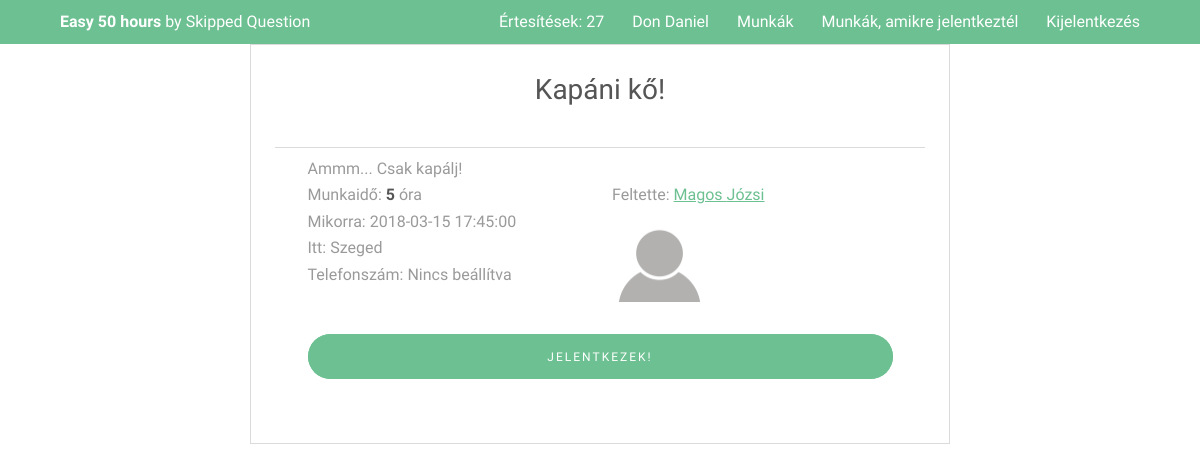
/Job.php?id=16 (signed in), run on the app's committed database.
### tables this page shows
CREATE TABLE IF NOT EXISTS `felhasznalok` (
  `id` int(11) NOT NULL AUTO_INCREMENT,
  `keresztnev` varchar(255) NOT NULL,
  `vezeteknev` varchar(255) NOT NULL,
  `email` varchar(255) NOT NULL,
  `jelszo` varchar(255) NOT NULL,
  `email_megerosito` varchar(255) NOT NULL,
  `profil_kep_allapot` int(11) NOT NULL DEFAULT '0',
  `felhasznalo_tipus` tinyint(4) NOT NULL,
  `telefonszam` varchar(50) DEFAULT NULL,
  `facebook_id` varchar(255) DEFAULT NULL,
  `bemutatkozas` text,
  `iskola_id` int(11) DEFAULT NULL,
  `diakigazolvany_szam` varchar(255) DEFAULT NULL,
  `oraszam` int(11) DEFAULT NULL,
  PRIMARY KEY (`id`),
  KEY `iskola_id` (`iskola_id`)
);

CREATE TABLE IF NOT EXISTS `ajanlatok` (
  `id` int(11) NOT NULL AUTO_INCREMENT,
  `munkaado_id` int(11) NOT NULL,
  `felajanlott_oraszam` int(11) NOT NULL,
  `cim` varchar(255) NOT NULL,
  `leiras` text NOT NULL,
  `helyszin` varchar(500) NOT NULL,
  `feltoltve` datetime DEFAULT NULL,
  `munka_idopont` datetime DEFAULT NULL,
  `lejart` tinyint(1) NOT NULL DEFAULT '0',
  `elvegzett` tinyint(1) NOT NULL DEFAULT '0',
  PRIMARY KEY (`id`),
  KEY `munkaado_id` (`munkaado_id`)
);

### Classes/Dbh.php (called while the page is built, shortened)
<?php
class Dbh{
    public function connect(){
        $this->dbServername = "localhost";
        $this->dbUsername = "root";
        $this->password = "";
        $this->dbName = "code4good";
        $this->charset = "utf8mb4";
        try{
        $dsn = 'mysql:host='.$this->dbServername.';dbname='.$this->dbName.';charset='.$this->charset;
        $pdo = new PDO($dsn , $this->dbUsername , $this->password);
        $pdo->setAttribute(PDO::ATTR_ERRMODE, PDO::ERRMODE_EXCEPTION);
        return $pdo;
        }
        catch(PDOException $e){
            echo 'Connection failed: '.$e->getMessage();
        }
    }
}

### Classes/Person.php (called while the page is built, shortened)
<?php
abstract class Person extends Dbh{
    public $id;
    public $hasProfileImage;
    public function setId($id){
        $this->id = $id;
    }
    public function setFirstName($firstName){
        $this->firstName = $firstName;
    }
    public function setLastName($lastName){
        $this->lastName = $lastName;
    }
    public function sethasProfileImage($hasProfileImage){
        if($hasProfileImage == '1'){
            $this->hasProfileImage = TRUE;
        }
        else{
            $this->hasProfileImage = FALSE;
        }
    }
    public function setProfileImageName(){
        if($this->hasProfileImage){
            $profileImageName = "./Uploads/Images/profile*";
            $profileImageInfo = glob($profileImageName);
            $profileImageExt = explode('.', $profileImageInfo[0]);
            $profileImageActualExt = $profileImageExt[2];
            $profileImageName = "profile".$this->id.".".$profileImageActualExt;
            $this->profileImageName = $profileImageName;
        }
        else{
            $this->profileImageName = "default_profile_image.png";
        }
    }
    public function setUserType($userType){
        $this->userType = $userType;
    }
    public function setAllFromDB(){
        $sqlPerson = $this->connect()->prepare("SELECT * FROM felhasznalok WHERE id = ? ;");
        $sqlPerson->execute([$this->id]);
        $person = $sqlPerson->fetch();
        return $person;
    }
    public static function createPerson($id){
        $pdo = new Dbh;
        $sqlUserType = $pdo->connect()->prepare("SELECT felhasznalo_tipus FROM felhasznalok WHERE id = ? ;");
        $sqlUserType->execute([$id]);
        $userType = $sqlUserType->fetch();
        if($userType['felhasznalo_tipus'] === '0'){
            $student = new Student;
            $student->setId($id);
            return $student;
        }
        else if($userType['felhasznalo_tipus'] === '1'){
            $employer = new Employer;
            $employer->setId($id);
            return $employer;
        }
    }
}

### Classes/Student.php (called while the page is built, shortened)
<?php
class Student extends Person{
    public function setAllFromDB(){
        $person = parent::setAllFromDB();
    }
}

### Classes/JobPost.php (called while the page is built, shortened)
<?php
class JobPost extends Dbh{
    public $id;
    public $ownerId;
    public function __construct(){
        $this->isAccepted = FALSE;
    }
    public function setId($id){
        $this->id = $id;
    }
    public function setOwnerId($ownerId){
        $this->ownerId = $ownerId;
    }
    public function setOfferedHours($offeredHours){
        $this->offeredHours = $offeredHours;
    }
    public function setTitle($title){
        $this->title = $title;
    }
    public function setDescription($description){
        $this->description = $description;
    }
    public function setLocation($location){
        $this->location = $location;
    }
    public function setAppointment($appointment){
        $this->appointment = $appointment;
    }
    public function getOwner(){
        $owner = new Employer();
        $owner->setId($this->ownerId);
        return $owner;
    }
    public function setAllFromDB(){
        $sqlPost = $this->connect()->prepare("SELECT * FROM ajanlatok WHERE id =? ;");
        $sqlPost->execute([$this->id]);
    }
}

### Classes/Employer.php (called while the page is built, shortened)
<?php
class Employer extends Person{
    public function setAllFromDB(){
        $person = parent::setAllFromDB();
    }
}

### Job.php (the view, shortened to what this page needs)
<?php
include_once 'Header.php';
include_once 'Classes/JobPost.php';
$jobId = $_GET["id"];
$job = new JobPost;
$job->setId($jobId);
$job->setAllFromDB();
$job->setApplicantIdsFromDB();
$owner = $job->getOwner();
$owner->setAllFromDB();
$owner->setProfileImageName();
$profileImageSrc = "Uploads/Images/".$owner->profileImageName."?".mt_rand();
if(!isset($owner->phoneNumber)){
    $phoneNumber = "Nincs beállítva";
} else {
    $phoneNumber = $owner->phoneNumber;
}
?>
<div class="inner 7u 10u(medium) 12u$(small) box" >
    <ul class="alt">
        <li>
            <div class="align-center">
                <h3><?= $job->title ?></h3>
            </div>
        </li>
        <li>
            <div class="inner 12u 10u(medium)  10u$(small)">
                <div class="row">
                    <div class="12u$  12u(medium) 10u$(small)">
                        <?= $job->description ?>
                    </div>
                    <div class="6u 5u(medium) 10u$(small)">
                        <div class="12u 10u(medium) 10u$(small)">
                            Munkaidő: <b><?= $job->offeredHours ?></b> óra
                        </div>
                        <div class="12u 12(medium) 10u$(small)">
                            Mikorra: <?= $job->appointment ?>
                        </div>
                        <div class="12u 12u(medium) 10u(small)">
                            Itt: <?= $job->location ?>
                        </div>
                        <div class="12u$ 12u$(medium) 10u$(small)">
                            Telefonszám: <?= $phoneNumber ?>
                        </div>
                    </div>
                    <div class="6u$ 7u(medium) 10u$(small)">
                        <div class="12u$  14u(medium) 10u$(small)">
                            Feltette: <a href="Profile.php?id=<?= $owner->id?>"><?= $owner->lastName ?> <?= $owner->firstName ?></a>
                        </div>
                        <div class="4u$ 4u$(medium) 8u$(small)">
                            <span class="image fit">
                                <img src="<?= $profileImageSrc ?>" >
                            </span>
                        </div>
                    </div>
                </div>
<?php
if(isset($_SESSION['userId'])){
    if($user->userType === '0' && (!$job->isAccepted || $job->acceptedStudentId === $_SESSION['userId'])){
        $user->setApplyingJobIdsFromDB();
        if(!in_array($job->id , $user->applyingJobIds)){
            ?>
            <form action="Handlers/Aplying_Handler.php" method="POST">
                <input type="submit" class="fit special" name="submit" value="Jelentkezek!">
            </form>
        <?php
        }
    }
            ?>
            <?php
}
include 'Footer.php';
?>

### Header.php (shortened to what this page needs)
<?php
include_once 'Classes/Dbh.php';
include_once 'Classes/Person.php';
include_once 'Classes/Employer.php';
include_once 'Classes/Student.php';
$bodyClass = "subpage";
$homePage = 'Welcome.php';
if(isset($_SESSION['userId'])){
    $user = Person::createPerson($_SESSION['userId']);
    $user->setAllFromDB();
    $user->setNotificationIds();
    $numberOfNotificationes = count($user->notificationIds);
}
?>
<!DOCTYPE HTML>
<html>
	<head>
		<link rel="stylesheet" href="assets/css/main.css" />
	</head>
	<body class="<?= $bodyClass; ?>" >
			<header id="header">
				<div class="inner">
					<a href="<?= $homePage ?>" class="logo"><strong>Easy 50 hours</strong> by Skipped Question</a>
                        <nav id="nav">
                            <?php
                                if(!isset($user)){
                            ?>
                                <a href="Login.php">Bejelnetkezés</a>
                                <a href="Diak_Registration.php">Diák vagyok</a>
                                <a href="Munkaado_Registration.php">Munkaadó vagyok</a>
                            <?php
                                }
                                else if(isset($user)){
                            ?>
                                    <a href="Notificationes.php">Értesítések: <?= $numberOfNotificationes?></a>
                                    <a href="Profile.php?id=<?= $user->id ?>"><?= $user->lastName ?> <?= $user->firstName ?></a>
                                    <?php
                                        if($user->userType === '1'){
                                    ?>
                                    <a href="Munkaado_My_Jobs.php">Ajánlataim</a>
                                    <?php
                                        }
                                        else if($user->userType === '0'){
                                    ?>
                                    <a href="Browse_Jobs.php">Munkák</a>
                                    <a href="Welcome.php">Munkák, amikre jelentkeztél</a>
                                    <?php
                                        }
                                    ?>
                                    <a href="Handlers/Logout_Handler.php">Kijelentkezés</a>
                            <?php
                                }
                            ?>
                        </nav>
				</div>
			</header>

### data on the page
felhasznalok: vezeteknev "Don", keresztnev "Daniel"
ajanlatok: cim "Kapáni kő!", leiras "Ammm... Csak kapálj!", felajanlott_oraszam "5", munka_idopont "2018-03-15 17:45:00", helyszin "Szeged"
felhasznalok: vezeteknev "Magos", keresztnev "Józsi"

### other printed values
$numberOfNotificationes "27"
$phoneNumber "Nincs beállítva"
